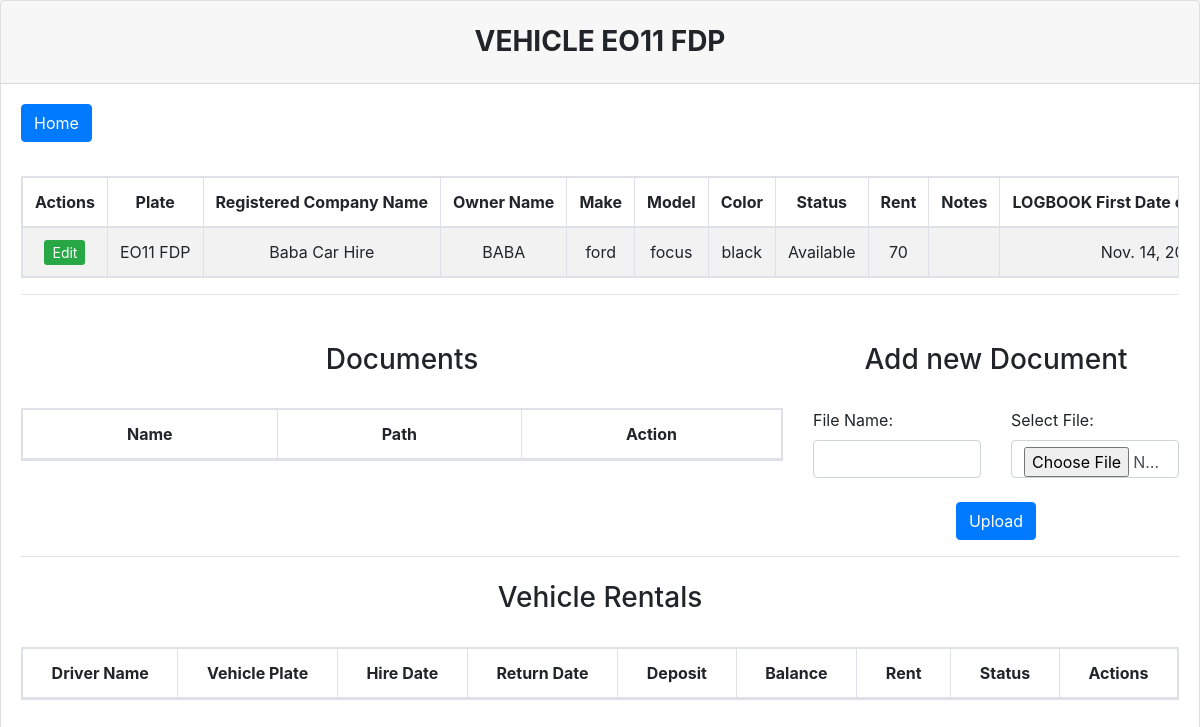
Page /view_vehicle/2 (signed in) on the committed database.
### Manager/models.py (models this page shows)
class vehicle(models.Model):
    plate = models.CharField(max_length=20, blank=False, )
    registered_company_name = models.CharField(max_length=100, blank=True, )
    owner_name = models.CharField(max_length=100, blank=True, )
    make = models.CharField(max_length=100, blank=True, )
    model = models.CharField(max_length=100, blank=True, )
    color = models.CharField(max_length=100, blank=True, )
    cylinder_capacity = models.CharField(max_length=100, blank=True, )
    fuel_type = models.CharField(max_length=100, blank=True, )
    year = models.IntegerField(blank=True, )
    mileage = models.IntegerField(blank=True, )
    LOGBOOK_first_date_of_registration = models.DateField(max_length=100, blank=True, )
    mot_expiration_date = models.DateField(max_length=100, blank=True, )
    pco_expiration_date = models.DateField(max_length=100, blank=True, )
    road_tax_expiration_date = models.DateField(max_length=100, blank=True, )
    value = models.IntegerField(blank=True, )
    rent = models.IntegerField(blank=True, )
    STATUS = (
        ('On Rent', 'On Rent'),
        ('Available', 'Available for rent'),
        ('Sold', 'Sold'),
        ('Scrapped', 'Scrapped'),
        ('Damaged', 'Damaged'),
    )
    status = models.CharField(max_length=9, choices=STATUS,  blank=True, )
    notes = models.CharField(max_length=9999, blank=True)

### Manager/views.py (the view)
# urls.py: path('view_vehicle/<int:vehicle_id>', view_vehicle, name="view_vehicle"),
@login_required(login_url="/login")
def view_vehicle(request, vehicle_id):
    update_vehicle_status()
    update_balance()
    if request.method == "POST":
        if permissions.objects.get(user=request.user.username).level1 == "Yes":
            form = vehicleDocsForm(request.POST, request.FILES)
            if form.is_valid():
                form.save()
                return redirect('view_vehicle', vehicle_id=vehicle_id)
            else:
                messages.error(request, 'Please use correct data!')
                return redirect('view_vehicle', vehicle_id=vehicle_id)
        else:
            return HttpResponse("Access Denied")
    else:
        vehicle_obj = vehicle.objects.all().filter(id=vehicle_id)
        doc_obj = vehicleDocs.objects.all().filter(vehicle_id=vehicle_id)
        rental_obj = rental.objects.all().filter(vehicle_id=vehicle_id)
        form = vehicleDocsForm
        return render(request, 'view_vehicle.html', {'vehicles':vehicle_obj, 'documents':doc_obj, 'form':form, 'rentals':rental_obj})

### Manager/views.py (called while the page is built)
def update_vehicle_status():
    vehicles_obj = vehicle.objects.all().filter(status="On Rent")
    for i in vehicles_obj:
        try:
            print(rental.objects.get(vehicle_id=i.id, status="Active"))
        except:
            i.status = "Available"
            i.save()
    vehicles_obj = vehicle.objects.all().filter(status="Available")
    for i in vehicles_obj:
        try:
            print(rental.objects.get(vehicle_id=i.id, status="Active"))
            i.status = "On Rent"
            i.save()
        except:
            pass

### Manager/templates/view_vehicle.html (shortened to what this page needs)
{%  load static %}
<!DOCTYPE html>
<html lang="en">
<head>
    <link rel="stylesheet" href="{% static 'css/bootstrap.css' %}">
</head>
<body>
    <div class="card">
      <h3 class="card-header text-center font-weight-bold text-uppercase py-4">
        Vehicle {{ vehicles.0.plate }}
      </h3>
      <div class="card-body">
        <div id="table" class="table-editable">
          <span class="table-add float-left mb-3 mr-2">
              <a href="/home" class="btn btn-primary">Home</a>
          </span>
          <br>
          <br>
          <br>
          <table class="table table-bordered table-responsive table-striped text-center">
            <thead>
              <tr>
                <th class="text-center" style="white-space: nowrap;width: 1%;">Actions</th>
                <th class="text-center" style="white-space: nowrap;width: 1%;">Plate</th>
                <th class="text-center" style="white-space: nowrap;width: 1%;">Registered Company Name</th>
                <th class="text-center" style="white-space: nowrap;width: 1%;">Owner Name</th>
                <th class="text-center" style="white-space: nowrap;width: 1%;">Make</th>
                <th class="text-center" style="white-space: nowrap;width: 1%;">Model</th>
                <th class="text-center" style="white-space: nowrap;width: 1%;">Color</th>
                <th class="text-center" style="white-space: nowrap;width: 1%;">Status</th>
                <th class="text-center" style="white-space: nowrap;width: 1%;">Rent</th>
                <th class="text-center" style="white-space: nowrap;width: 1%;">Notes</th>
                <th class="text-center" style="white-space: nowrap;width: 1%;">LOGBOOK First Date of Registration</th>
              </tr>
            </thead>
            <tbody id="myTable">
                {% for vehicle in vehicles %}
                    <tr>
                        <td class="pt-3-half" style="white-space: nowrap;width: 1%;">
                            <a href="{% url 'edit_vehicle' vehicle.id %}" class="btn-sm btn-success">Edit</a>
                        </td>
                        <td class="pt-3-half" style="white-space: nowrap;width: 1%;">{{ vehicle.plate }}</td>
                        <td class="pt-3-half" style="white-space: nowrap;width: 1%;">{{ vehicle.registered_company_name }}</td>
                        <td class="pt-3-half" style="white-space: nowrap;width: 1%;">{{ vehicle.owner_name }}</td>
                        <td class="pt-3-half" style="white-space: nowrap;width: 1%;">{{ vehicle.make }}</td>
                        <td class="pt-3-half" style="white-space: nowrap;width: 1%;">{{ vehicle.model }}</td>
                        <td class="pt-3-half" style="white-space: nowrap;width: 1%;">{{ vehicle.color }}</td>
                        <td class="pt-3-half" style="white-space: nowrap;width: 1%;">{{ vehicle.status }}</td>
                        <td class="pt-3-half" style="white-space: nowrap;width: 1%;">{{ vehicle.rent }}</td>
                        <td class="pt-3-half" style="white-space: nowrap;width: 1%;">{{ vehicle.notes }}</td>
                        <td class="pt-3-half" style="white-space: nowrap;width: 1%;">{{ vehicle.LOGBOOK_first_date_of_registration }}</td>
                      </tr>
                {% endfor %}
            </tbody>
            </table>
            <hr class="mb-4">
            <div class="row">
                <div class="col-8 col-lg-8 col-xl-8">
                    <br>
                    <div class="row justify-content-center">
                        <h3>Documents</h3>
                    </div>
                    <br>
                    <table class="table table-bordered table-responsive table-striped text-center">
                    <thead>
                      <tr>
                        <th class="text-center" style="white-space: nowrap;width: 1%;">Name</th>
                        <th class="text-center" style="white-space: nowrap;width: 1%;">Path</th>
                        <th class="text-center" style="white-space: nowrap;width: 1%;">Action</th>
                      </tr>
                    </thead>
                    </table>
                </div>
                <div class="col-4 col-lg-4 col-xl-4">
                    <form method="POST" enctype ="multipart/form-data">
                        <br>
                        <div class="row justify-content-center">
                            <h3>Add new Document</h3>
                        </div>
                        <br>
                        <div class="row">
                            <div class="col-6 col-lg-6 col-xl-6">
                                            <label class="form-label" for="file_name">File Name:</label>
                                            <input type="text" name="file_name" id="file_name" class="form-control" required/>
                            </div>
                            <div class="col-6 col-lg-6 col-xl-6">
                                <label class="form-label" for="doc">Select File:</label>
                                <input type="file" name="doc" id="doc" class="form-control" required/>
                            </div>
                        </div>
                        <br>
                        <div class="row justify-content-center">
                            <input type="submit" class="btn btn-primary" value="Upload">
                        </div>
                    </form>
                </div>
            </div>
            <hr class="mb-4">
            <div class="row justify-content-center">
                <h3>Vehicle Rentals</h3>
            </div>
            <br>
          <table id="sortTable" class="table table-bordered table-responsive table-striped text-center">
            <thead>
              <tr>
                <th class="text-center" style="white-space: nowrap;width: 1%;">Driver Name</th>
                <th class="text-center" style="white-space: nowrap;width: 1%;">Vehicle Plate</th>
                <th class="text-center" style="white-space: nowrap;width: 1%;">Hire Date</th>
                <th class="text-center" style="white-space: nowrap;width: 1%;">Return Date</th>
                <th class="text-center" style="white-space: nowrap;width: 1%;">Deposit</th>
                <th class="text-center" style="white-space: nowrap;width: 1%;">Balance</th>
                <th class="text-center" style="white-space: nowrap;width: 1%;">Rent</th>
                <th class="text-center" style="white-space: nowrap;width: 1%;">Status</th>
                <th class="text-center" style="white-space: nowrap;width: 1%;">Actions</th>
              </tr>
            </thead>
            </table>
            </div>
          </div>
    </div>
    <link rel="stylesheet" href="https://cdn.datatables.net/1.10.22/css/dataTables.bootstrap4.min.css">
</body>
</html>

### rows in the picture
vehicle: plate "EO11 FDP", registered_company_name "Baba Car Hire", owner_name "BABA", make "ford", model "focus", color "black", status "Available", rent "70", LOGBOOK_first_date_of_registration "Nov. 14,…"
